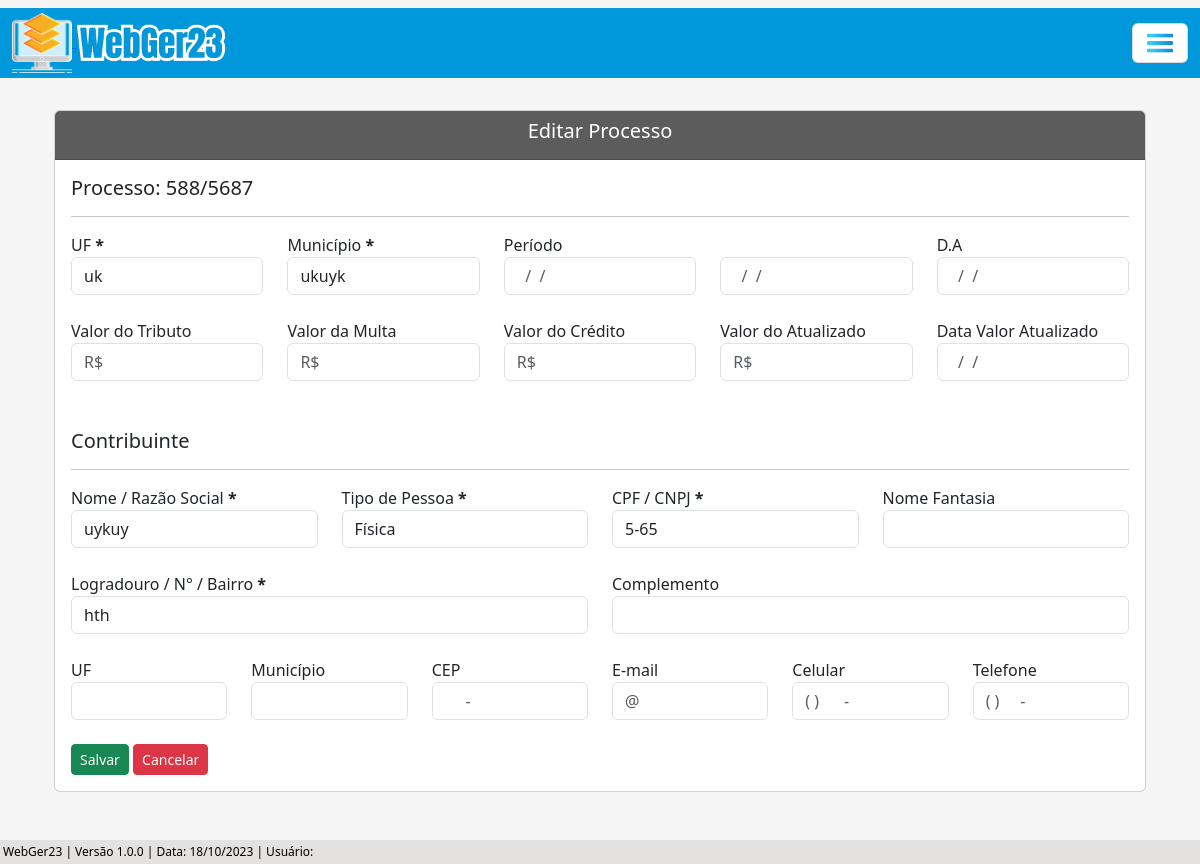
The page /editar/processo-adm/8/ on the database as committed earlier.
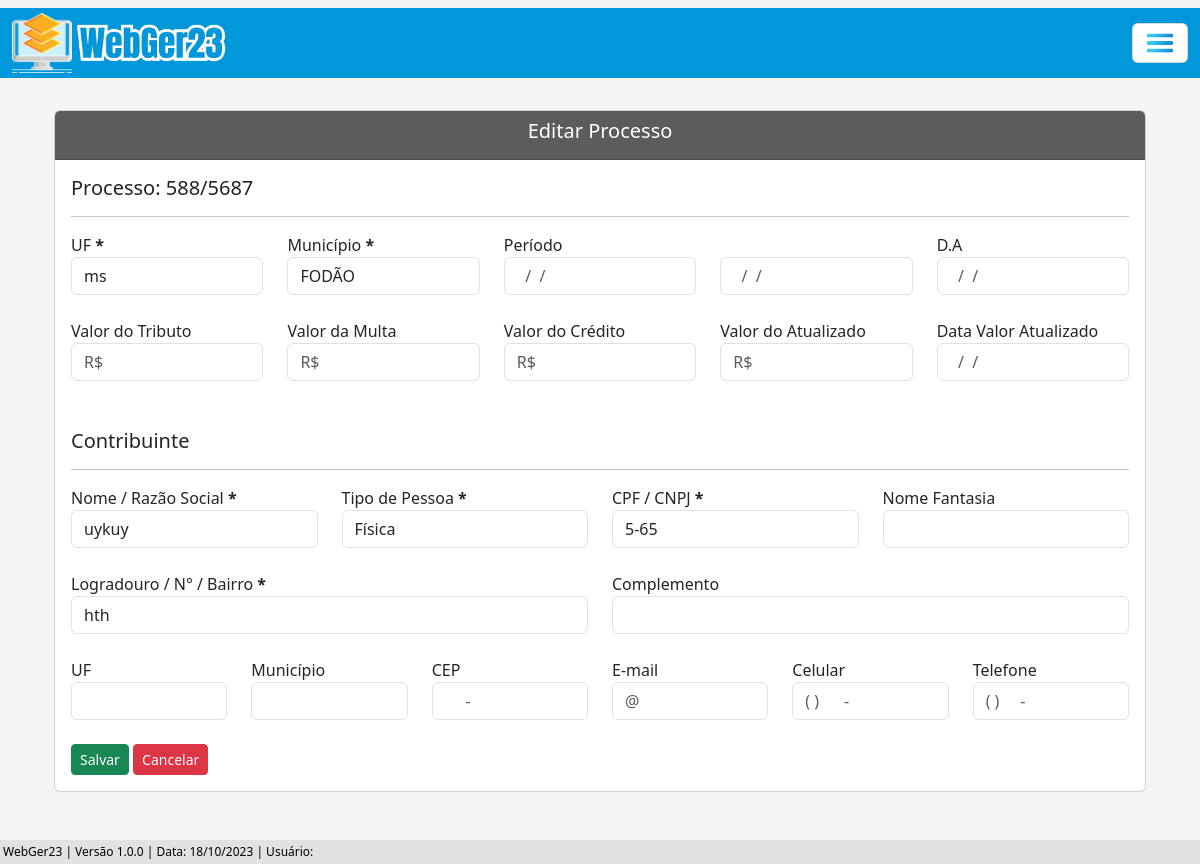
The same page on the database as committed later.
### processo/models.py (models this page shows, shortened)
class Base(models.Model): # Classe base, será herdada pelas outras classes
    data_criacao = models.DateTimeField('data_criação', auto_now_add=True)
    usuario_criador = models.ForeignKey(get_user_model(), verbose_name='Usuário Criador', on_delete=models.SET_NULL, null=True)
    data_alteracao = models.DateTimeField('Alterado', auto_now=True)
    ativo = models.BooleanField('Ativo', default=True)
    class Meta:
        abstract = True

class ProcessoAdm(Base):
    tipo_pessoas = (
        ('Física', 'Física'), ('Jurídica', 'Jurídica'),
    )
    numero = models.CharField(unique=True, verbose_name='N°', max_length=10) # Número do processo
    municipio = models.CharField(max_length=50, verbose_name='Município') # Município
    uf = models.CharField(max_length=2) # UF
    data_inicial = models.DateField(blank=True, null=True) # Data Inicial do Período do processo
    data_final = models.DateField(blank=True, null=True) # Data final do Período do processo
    data_div_ativa = models.DateField(blank=True, null=True) # Data dívida ativa
    valor_atributo = models.CharField(max_length=14, blank=True, null=True)  # Valor do atributo
    valor_multa = models.CharField(max_length=14, blank=True, null=True) # Valor da multa
    valor_credito = models.CharField(max_length=14, blank=True, null=True) # Valor do crédito
    valor_atualizado = models.CharField(max_length=14, blank=True, null=True) # Valor do atualizado
    data_valor_atualizado = models.DateField(blank=True, null=True) # Data valor atualizado
    nome_contribuinte = models.CharField(max_length=50)  # Nome / Razão Social
    tipo_pessoa = models.CharField(max_length=50, choices=tipo_pessoas) # Física / Jurídica # Utiliza choices(escolhas) para selecionar o tipo de pessoas
    documento = models.CharField(max_length=20, verbose_name='CPF/CNPJ', unique=True) # CPF / CNPJ
    nome_fantasia = models.CharField(max_length=50, blank=True, null=True) # Nome Fantasia
    email = models.EmailField(max_length=50, blank=True, null=True) # E-mail
    endereco = models.CharField(max_length=150) # Rua
    complemento = models.CharField(max_length=50, blank=True, null=True) # Complemento
    municipio_contribuinte = models.CharField(max_length=50, blank=True, null=True) # Município Contribuinte
    uf_contribuinte = models.CharField(max_length=2, verbose_name='UF', blank=True, null=True) # UF Contribuinte
    cep = models.CharField(max_length=10, blank=True, null=True) # CEP
    telefone = models.CharField(max_length=20, blank=True, null=True) # Telefone
    celular = models.CharField(max_length=20, blank=True, null=True) # Celular

### processo/views.py (the view, shortened to what this page needs)
# urls.py: path('editar/processo-adm/<int:pk>/', ProcessoAdmUpdate.as_view(), name='proc-adm-update'),
class ProcessoAdmUpdate(UpdateView):
    model = ProcessoAdm
    template_name = 'processos/updates/processo_adm_update.html'
    fields = ['ativo', 'municipio', 'uf', 'data_inicial', 'data_final', 'data_div_ativa', 'valor_atributo', 'valor_multa', 'valor_credito', 'valor_atualizado', 'data_valor_atualizado', 'nome_contribuinte', 'tipo_pessoa', 'documento', 'nome_fantasia', 'email', 'endereco', 'complemento', 'municipio_contribuinte', 'uf_contribuinte', 'cep', 'telefone', 'celular']
    success_url = reverse_lazy('proc-adm-list')
    def get_context_data(self, **kwargs):
        processo_pk = self.kwargs.get('pk') # Pega a PK do processo através da URL
        context = super().get_context_data(**kwargs)
        context['dados_processo'] = ProcessoAdm.objects.filter(pk=processo_pk) # Filtra os dados do processo através da pk
        return context

### processo/templates/processos/updates/processo_adm_update.html (shortened to what the changed rows need)
{% extends 'index.html' %}
{% load static %}
{% load widget_tweaks %}
{% block conteudo %}
    <div class="container p-4">
        <div class="card">
            <div class="card-body">
                <form action="" method="post" enctype="multipart/form-data">
                    {% for atributo in dados_processo %}
                        <h5>Processo: {{ atributo.numero }}</h5>
                    {% endfor %}
                    <hr>
                    <div class="row">
                        <div class="col">
                            <label for="uf">UF <b>*</b></label>
                            {% render_field form.uf class="form-control" id="uf"%}
                        </div>
                        <div class="col">
                            <label for="municipio">Município <b>*</b></label>
                            {% render_field form.municipio class="form-control" id="municipio"%}
                        </div>
                        <div class="col">
                            <label for="data_inicial">Período</label>
                            {% render_field form.data_inicial class="form-control" id="data_inicial" placeholder="  /  /    "%}
                        </div>
                        <div class="col">
                            {% render_field form.data_final class="form-control" id="data_final" placeholder="  /  /    "%}
                        </div>
                        <div class="col">
                            <label for="data_div_ativa">D.A</label>
                            {% render_field form.data_div_ativa class="form-control" id="data_div_ativa" placeholder="  /  /    "%}
                        </div>
                    </div>
                    <br>
                    <div class="row">
                        <div class="col">
                            <label for="valor_atributo">Valor do Tributo</label>
                            {% render_field form.valor_atributo class="mask-money form-control" placeholder="R$"  id="valor_atributo" autocomplete="off"%}
                        </div>
                        <div class="col">
                            <label for="valor_multa">Valor da Multa</label>
                            {% render_field form.valor_multa class="form-control" placeholder="R$" id="valor_multa" autocomplete="off"%}
                        </div>
                        <div class="col">
                            <label for="valor_credito">Valor do Crédito</label>
                            {% render_field form.valor_credito class="form-control" placeholder="R$" id="valor_credito" autocomplete="off"%}
                        </div>
                        <div class="col">
                            <label for="valor_atualizado">Valor do Atualizado</label>
                            {% render_field form.valor_atualizado class="form-control" placeholder="R$" id="valor_atualizado" autocomplete="off"%}
                        </div>
                        <div class="col">
                            <label for="data_valor_atualizado">Data Valor Atualizado</label>
                            {% render_field form.data_valor_atualizado class="form-control" id="data_valor_atualizado" placeholder="  /  /    "%}
                        </div>
                    </div>
                    <br><br>
                    <h5>Contribuinte</h5>
                    <hr>
                    <div class="row">
                        <div class="col">
                            <label for="nome_contribuinte">Nome / Razão Social <b>*</b></label>
                            {% render_field form.nome_contribuinte class="form-control" id="nome_contribuinte" autocomplete="off"%}
                        </div>
                        <div class="col">
                            <label for="tipo_pessoa">Tipo de Pessoa <b>*</b></label>
                            {% render_field form.tipo_pessoa class="form-control" id="tipo_pessoa" autocomplete="off"%}
                        </div>
                        <div class="col">
                            <label for="documento">CPF / CNPJ <b>*</b></label>
                            {% render_field form.documento class="form-control" id="documento" autocomplete="off"%}
                        </div>
                        <div class="col">
                            <label for="nome_fantasia">Nome Fantasia</label>
                            {% render_field form.nome_fantasia class="form-control" id="nome_fantasia" autocomplete="off"%}
                        </div>
                    </div>
                    <br>
                    <div class="row">
                        <div class="col">
                            <label for="endereco">Logradouro / N° / Bairro <b>*</b></label>
                            {% render_field form.endereco class="form-control" id="endereco" autocomplete="off"%}
                        </div>
                        <div class="col">
                            <label for="complemento">Complemento</label>
                            {% render_field form.complemento class="form-control" id="complemento" autocomplete="off"%}
                        </div>
                    </div>
                    <br>
                    <div class="row">
                        <div class="col">
                            <label for="uf_contribuinte">UF</label>
                            {% render_field form.uf_contribuinte class="form-control" id="uf_contribuinte" autocomplete="off"%}
                        </div>
                        <div class="col">
                            <label for="municipio_contribuinte">Município</label>
                            {% render_field form.municipio_contribuinte class="form-control" id="municipio_contribuinte" autocomplete="off"%}
                        </div>
                        <div class="col">
                            <label for="cep">CEP</label>
                            {% render_field form.cep class="form-control" placeholder="     -   " id="cep" autocomplete="off"%}
                        </div>
                        <div class="col">
                            <label for="email">E-mail</label>
                            {% render_field form.email class="form-control" placeholder="@" id="email" autocomplete="off" autocomplete="off"%}
                        </div>
                        <div class="col">
                            <label for="celular">Celular</label>
                            {% render_field form.celular class="form-control" placeholder="( )      -    " id="celular" autocomplete="off"%}
                        </div>
                        <div class="col">
                            <label for="telefone">Telefone</label>
                            {% render_field form.telefone class="form-control" placeholder="( )     -    " id="telefone" autocomplete="off"%}
                        </div>
                    </div>
                    <br>
                    <button type="submit" class="btn btn-success btn-sm">Salvar</button>
                    <a href="{% url 'proc-adm-list' %}" class="btn btn-danger btn-sm">Cancelar</a>
                </form>
            </div>
        </div>
    </div>
    <br><br>
{% endblock %}

Rows that differ between the two databases and show on the page:
changed ProcessoAdm "uykuy": uf "uk" → "ms"; municipio "ukuyk" → "FODÃO"
